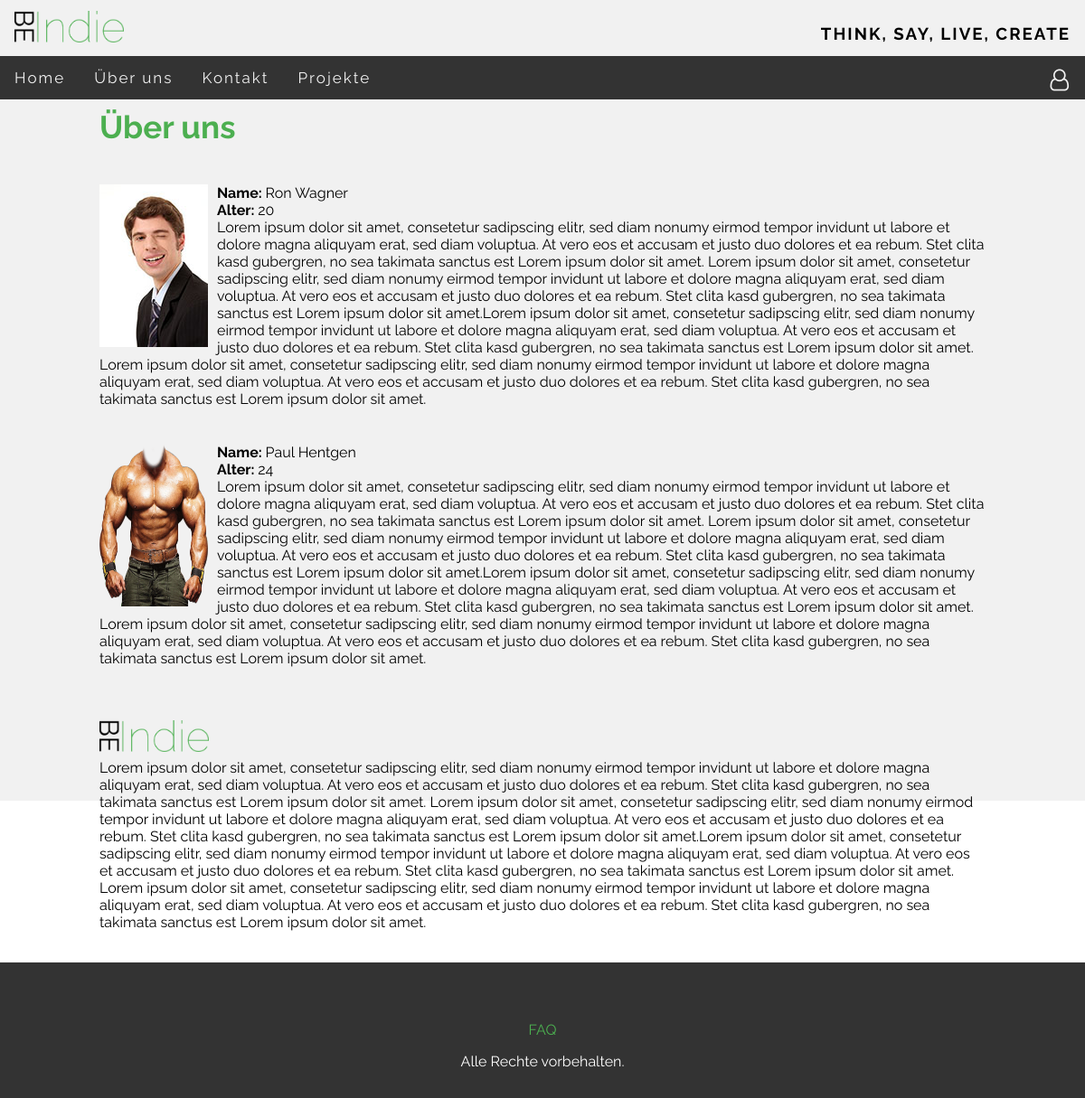
Before: /BeIndie/index.php?page=about with the older database file.
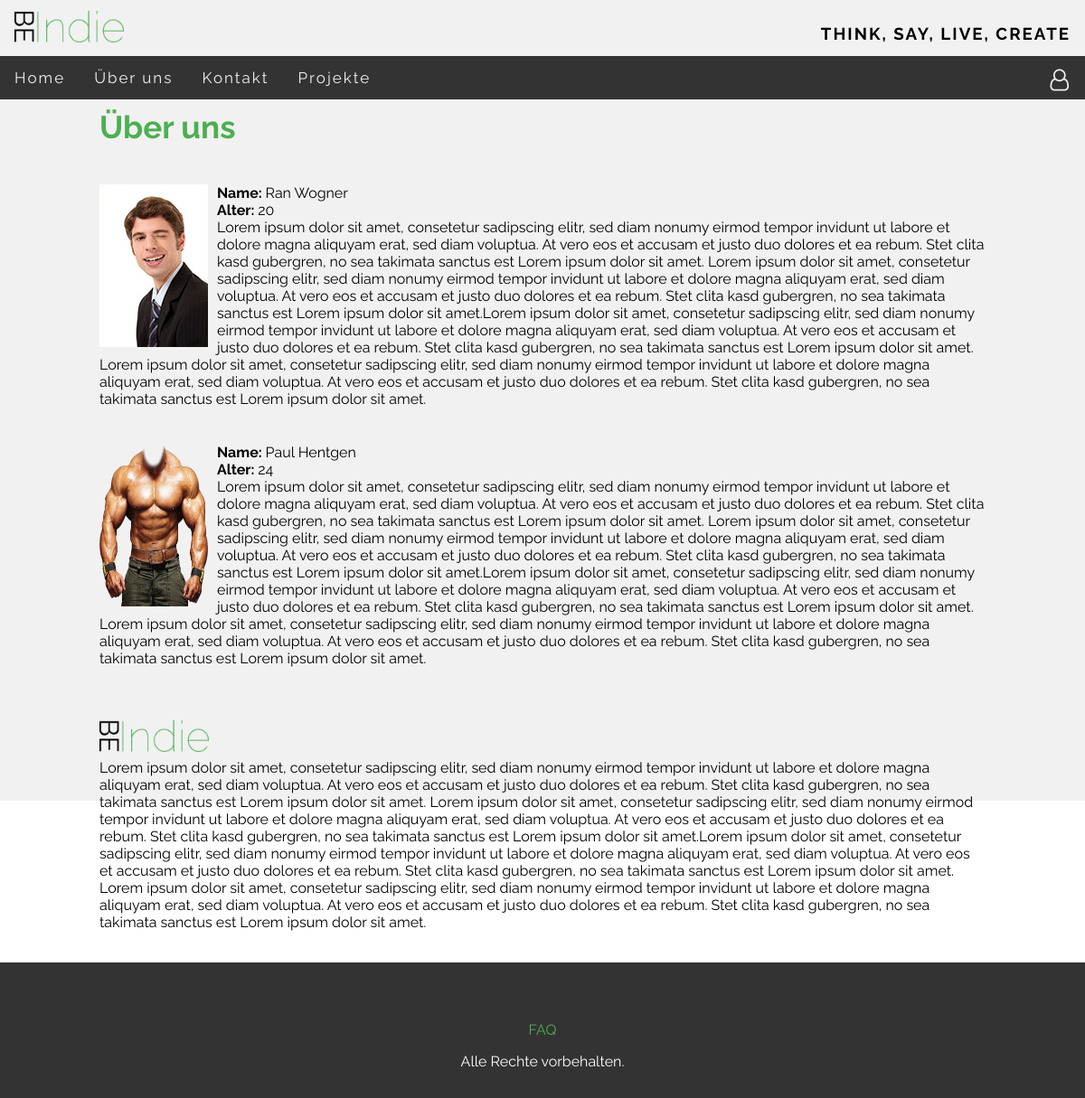
After: the same page with the newer database file.
### tables this page shows
CREATE TABLE `employee` (
  `e_ID` int(11) NOT NULL,
  `e_firstname` varchar(30) NOT NULL,
  `e_lastname` varchar(30) NOT NULL,
  `e_birthdate` varchar(20) NOT NULL,
  `e_image` varchar(50) DEFAULT NULL
);

### BeIndie/includes/pages/about/about.php (the view, shortened to what this page needs)
<div id="wrapper">
    <div id="content">
        <h1>Über uns</h1>
        <?php
        include ("includes/functions/swConnect.php");
        $current_day = date("d");
        $current_month = date("m");
        $current_year = date("Y");
        $query1 = "select * from employee";
        $result1 = mysqli_query($conn, $query1);
        while ($row = mysqli_fetch_array($result1)) {
            ?>
            <article>
                <img src="<?= $row["e_image"] ?>" width="120" height="180">
                <span>
                    <b>Name: </b> <?= $row["e_firstname"] . " " . $row["e_lastname"] . "<br/>"; ?>
                    <b>Alter: </b>
                    <?php
                    $date_parts = explode(".", $row["e_birthdate"]);
                    if ($current_month <= $date_parts[1]) {
                        echo ($current_year - $date_parts[2]) - 1;
                    } else if ($date_parts[1] == $current_month && $current_day >= $date_parts[0]) {
                        echo ($current_year - $date_parts[2]);
                    } else if ($current_month > $date_parts[1]) {
                        echo ($current_year - $date_parts[2]);
                    }
                    echo "<br/>";
                    ?>
                </span>
            </article>
            <?php
        }
        ?>
        <?php include ("includes/functions/swClose.php"); ?>
        <article>
            <img src="images/logo.png" alt="logo" height="35"/>
            <br/>
            <span id="beindie">
            </span>
        </article>
    </div>
</div>

### BeIndie/index.php (shortened to what this page needs)
<?php
$pagePath = "includes/pages/start/start.php";
$cssPath = "";
$page = "start";
if (!empty($_GET['page'])) {
    $subPageBasepath = "includes/pages/" . $_GET['page'] . "/";
    $givenPath = $subPageBasepath . "/" . $_GET['page'] . ".php";
    $cssPath = $subPageBasepath . "css/" . $_GET['page'] . ".css";
    if (file_exists($givenPath)) {
        $pagePath = $givenPath;
        $page = $_GET['page'];
    }
}
?>
<!DOCTYPE html>
<html>
    <head>
        <link rel="stylesheet" href="https://cdnjs.cloudflare.com/ajax/libs/font-awesome/4.7.0/css/font-awesome.min.css">
        <link rel="stylesheet" type="text/css" href="css/style.css">
        <?php if ($cssPath != "") : ?>
            <link rel="stylesheet" href="<?php echo $cssPath; ?>">
        <?php endif; ?>
    </head>
    <body>
        <div class="container">
            <?php include("includes/header.php"); ?>
            <main>
                <?php include ($pagePath); ?>
            </main>
            <?php include("includes/footer.php"); ?>
        </div>
    </body>
</html>

### BeIndie/includes/header.php (shortened to what this page needs)
<header>
    <div id="nav">
        <div id="navhead">
            <a href="index.php"><img src="images/logo.png" alt="logo"/></a><h3>Think, say, live, create</h3>
        </div>
        <div id="navbar">
            <ul class="topnav" id="myTopnav">
                <li class="<?php if ($page == 'start') {echo "active";} ?>"><a href="index.php">Home</a></li>
                <li class="<?php if ($page == 'about') {echo "active";} ?>"><a href="index.php?page=about">Über uns</a></li>
                <li class="<?php if ($page == 'contact') {echo "active";} ?>"><a href="index.php?page=contact">Kontakt</a></li>
                <li><a href="#">Projekte</a>
                </li>
                <li class="login"><a href="#login"><i class="fa fa-user-o" style="font-size:24px"></i></a></li>
            </ul>
        </div>
</header>

### BeIndie/includes/functions/swConnect.php (shortened to what this page needs)
<br/>
<br/>

### BeIndie/includes/functions/swClose.php (shortened to what this page needs)
<br/>

### BeIndie/includes/footer.php
<footer>
    <article>
        <p id="footer_link"><a href="index.php?page=faq">FAQ</a></p>
        <p>Alle Rechte vorbehalten.</p>
    </article>
</footer>

### BeIndie/css/style.css (style rules this page uses)
* { margin: 0; }
body,h2,h3,h4,h5,h6,h7 { font-family: 'Raleway', sans-serif; }
h1 { font-size: 35px; }
#navhead { padding-top: 12px; overflow: hidden; width: 100%; position: relative; background-color: #f1f1f1; transition: height 0.3s linear 0s, padding 0.3s linear 0s; }
#navhead img { max-height: 35px; padding: 0.01em 16px; }
#navhead h3 { float: right; line-height: 50px; text-transform: uppercase; letter-spacing: 2px; padding: 0.01em 16px; }
#navbar { margin-bottom: -4px; }
ul.topnav { clear: both; list-style-type: none; margin: 0; padding: 0; overflow: hidden; background-color: #333; width: 100%; height: 48px; display: inline-block; }
ul.topnav li { float: left; }
ul.topnav li a { display: inline-block; color: #f2f2f2; text-align: center; padding: 14px 16px; text-decoration: none; transition: 0.3s; font-size: 17px; letter-spacing: 2px; position: relative; }
ul.topnav li.login { float: right; }
footer { clear: both; background-color: #333; color: white; height: 150px; text-align: center; }
footer article { padding-top: 50px; }
#footer_link a { line-height: 50px; text-decoration: none; color: #4CAF50; }

### BeIndie/includes/pages/about/css/about.css (style rules this page uses)
#wrapper { background-color: #f1f1f1; }
#content { margin: 0 auto; padding-top: 10px; padding-bottom: 30px; width: 980px; }
#content h1 { color: #4CAF50; padding-bottom: 5px; }
#content article { width: 980px; margin-bottom: 40px; }
#content img { float: left; margin-right: 10px; }
#beindie { clear: both; float: left; padding-top: 8px; padding-bottom: 35px; }

Changed rows visible on the page:
changed employee: e_firstname "Ron" → "Ran"; e_lastname "Wagner" → "Wogner"
